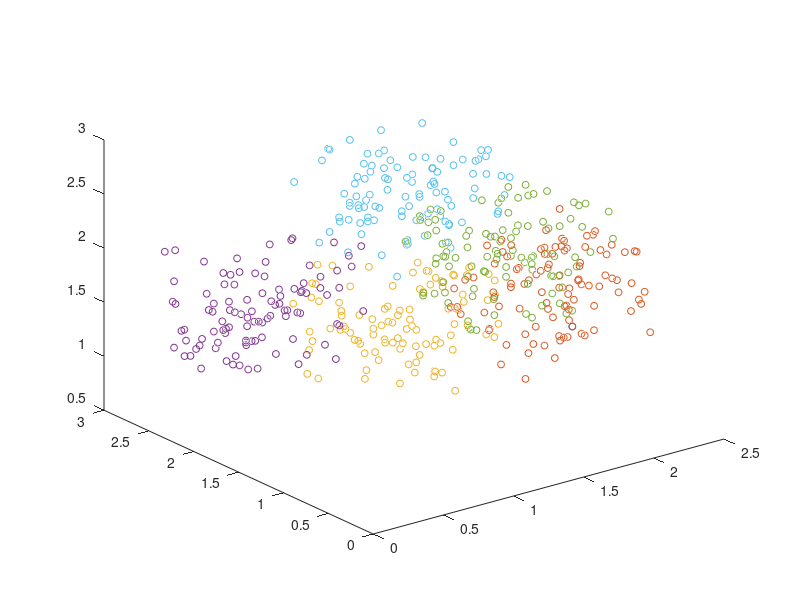
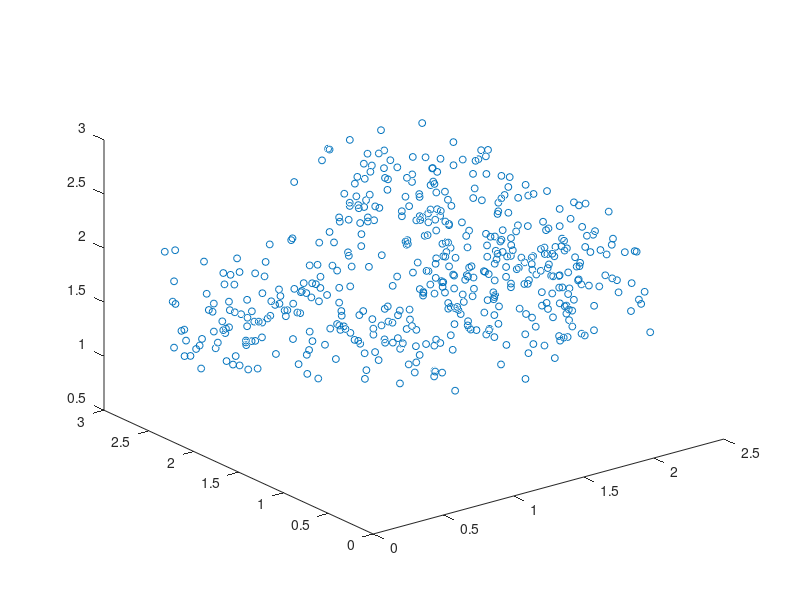
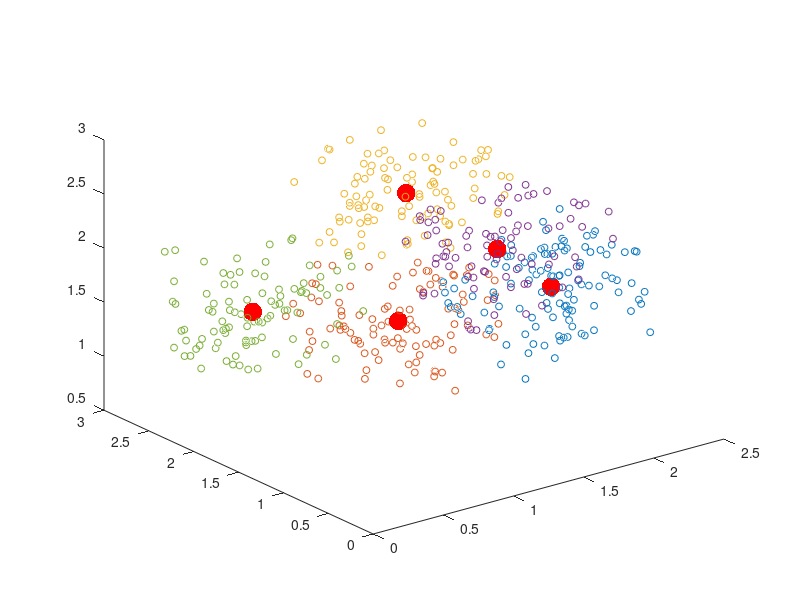

The MATLAB script that drew these images, in order:
% 清空畫面
clear ; close all; clc

X = [];   % 樣本數據
m = 100;  % 每群集數據量
n = 5;    % 群集數目
r = 3;    % 數據邊界
d = 3;    % 維度
marker_style = 'o';
marker_size = 5;

% 隨機生生群集樣本數據
for i = 1:n
  X(m * (i - 1) + 1:m * i, :) = rand(1, d) * (r - 1) + rand(m, d);
  y(m * (i - 1) + 1:m * i) = i;
end

% 顯示原樣本數據
figure(1, 'position', [0, 550, 600, 450]);
plot3(X(1, 1), X(1, 2), X(1, 3), marker_style, 'MarkerSize', marker_size);
hold on;
for i = 1:n
  indices = find(y == i);
  %plot(X(indices, 1), X(indices, 2), marker_style, 'MarkerSize', marker_size);
  plot3(X(indices, 1), X(indices, 2), X(indices, 3), marker_style, 'MarkerSize', marker_size);
end
hold off;
pause(1);

% 顯示無差別樣本數據
figure(2, 'position', [600, 550, 600, 450]);
%plot(X(:, 1), X(:, 2), marker_style, 'MarkerSize', marker_size);
plot3(X(:, 1), X(:, 2), X(:, 3), marker_style, 'MarkerSize', marker_size);
pause(1);

Landmark(1, :) = mean(X);
for k = 1:n
  printf("clustering (k=%d)...\n", k);
  
  % 生成標記點
  if k == 1
    Landmark(1, :) = mean(X);
  else
    max_size = 0;
    max_index = 0;
    for i = 1:k
      if size(find(Y == i))(1, 1) > max_size
        max_size = size(find(Y == i))(1, 1);
        max_index = i;
      endif
    end
    Landmark(k, :) = Landmark(max_index, :) + rand(1, d) * 0.01;
  endif

  % 不斷修正標記點位置直到誤差小於1e-4
  prev_error = 0;
  curr_error = 1;
  while (curr_error - prev_error) .^ 2 >= 1e-4
    % 計算樣本數據到標記點誤差, 及所屬群集
    for i = 1:k
      ERROR(:, i) = sum((X - Landmark(i, :)) .^ 2, 2);
    end
    prev_error = curr_error;
    curr_error = sum(sum(ERROR, 1), 2);
    [v, Y] = min(ERROR, [], 2);

    % 顯示標記點及分類結果
    figure(3, 'position', [0, 50, 600, 450]);
    %plot(Landmark(:, 1), Landmark(:, 2), 'r.', 'MarkerSize', 30);
    plot3(Landmark(:, 1), Landmark(:, 2), Landmark(:, 3), 'r.', 'MarkerSize', 40);
    
    hold on;
    for i = 1:k
      indices = find(Y == i);
      %plot(X(indices, 1), X(indices, 2), marker_style, 'MarkerSize', marker_size);
      plot3(X(indices, 1), X(indices, 2), X(indices, 3), marker_style, 'MarkerSize', marker_size);
    end
    hold off;
    
    % 更新標記點
    for i = 1:k
      indices = find(Y == i);
      if size(indices) > 0
        Landmark(i, :) = mean(X(indices, :));
      else
          Landmark(i, :) = rand(1, d) * r;
      endif
    end
    
    pause(0.1);
  end
  pause(1);
end

printf("END");
